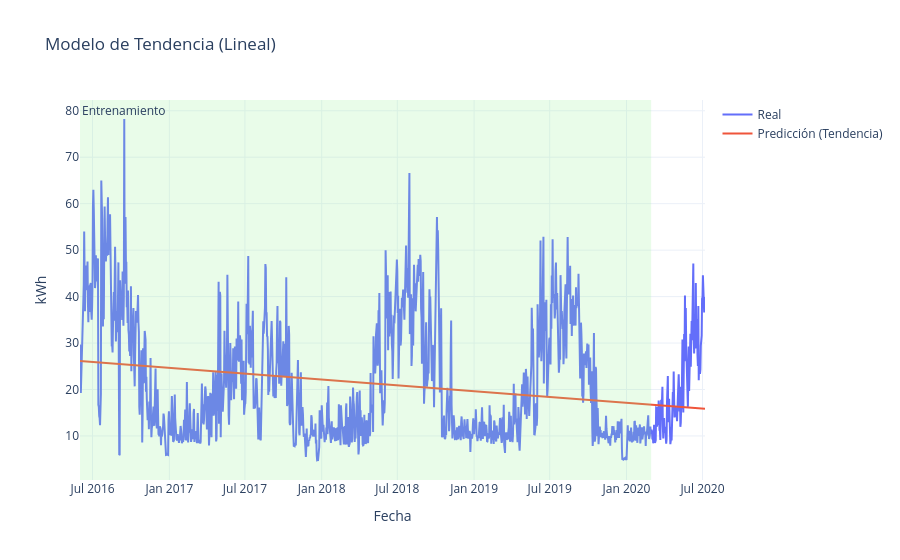
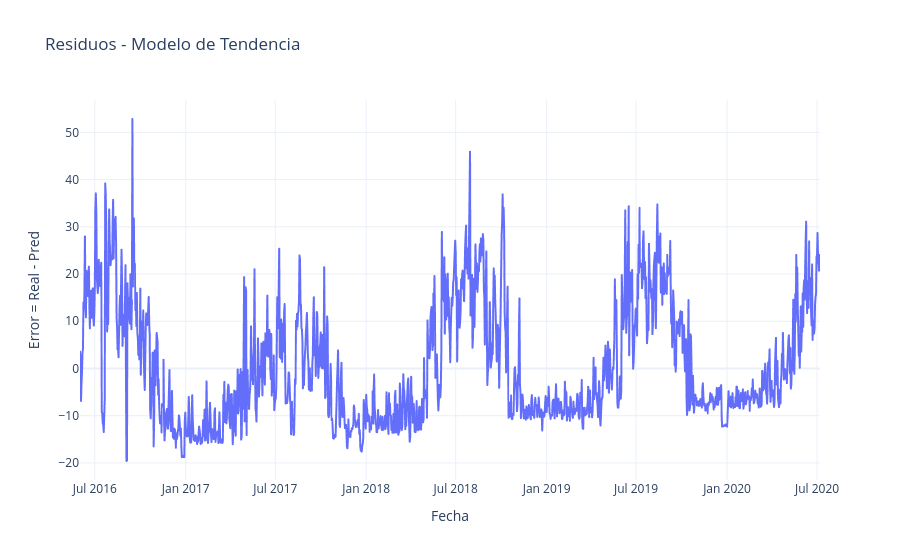

Notebook source saved alongside these figures, in order:
### Code cell
# 1) 
 
Pipeline_trend = Pipeline(steps=[
    ("time", TimeTransformer()),
    ("linreg", LinearRegression())
])

 
# 2) 
 
Pipeline_trend.fit(X_train, y_train)

yhat_train_trend = Pipeline_trend.predict(X_train)
yhat_test_trend  = Pipeline_trend.predict(X_test)

mae_train_trend = mean_absolute_error(y_train, yhat_train_trend)
mae_test_trend  = mean_absolute_error(y_test,  yhat_test_trend)
print(f"[Trend] MAE train: {mae_train_trend:,.3f} | MAE test: {mae_test_trend:,.3f}")

# Predicción en todo el intervalo (para graficar completo)
yhat_full_trend= np.concatenate([yhat_train_trend, yhat_test_trend])

fig_trend = go.Figure()
fig_trend.add_trace(go.Scatter(x=full["date"], y=full["Energy_kWh"], name="Real", mode="lines"))
fig_trend.add_trace(go.Scatter(x=full["date"], y=yhat_full_trend, name="Predicción (Tendencia)", mode="lines"))
fig_trend.add_vrect(x0=train["date"].min(), x1=train["date"].max(),
                    fillcolor="LightGreen", opacity=0.2, line_width=0,
                    annotation_text="Entrenamiento", annotation_position="top left")
fig_trend.update_layout(title="Modelo de Tendencia (Lineal)", xaxis_title="Fecha", yaxis_title="kWh",
                        template="plotly_white", hovermode="x unified")
fig_trend.show()

 
# 3) 
 
res_full_trend = full["Energy_kWh"].to_numpy() - yhat_full_trend

fig_res_trend = px.line(x=full["date"], y=res_full_trend,
                        labels={"x":"Fecha", "y":"Error = Real - Pred"},
                        title="Residuos - Modelo de Tendencia")
fig_res_trend.update_layout(template="plotly_white", hovermode="x unified")
fig_res_trend.show()

### Figure 1 — Plotly figure (JSON) as saved in the notebook; plotly's stock layout.template omitted (floating-point values rounded to 4 significant figures; data arrays with more than 128 entries replaced by an {"elided": "..."} marker saying what was removed)
{"data": [{"mode": "lines", "name": "Real", "type": "scatter", "x": {"elided": "1498 str values"}, "y": {"elided": "1498 float values"}}, {"mode": "lines", "name": "Predicción (Tendencia)", "type": "scatter", "x": {"elided": "1498 str values"}, "y": {"elided": "1498 float values"}}], "layout": {"annotations": [{"showarrow": false, "text": "Entrenamiento", "x": "2016-06-01T00:00:00", "xanchor": "left", "xref": "x", "y": 1, "yanchor": "top", "yref": "y domain"}], "hovermode": "x unified", "shapes": [{"fillcolor": "LightGreen", "line": {"width": 0}, "opacity": 0.2, "type": "rect", "x0": "2016-06-01T00:00:00", "x1": "2020-02-29T00:00:00", "xref": "x", "y0": 0, "y1": 1, "yref": "y domain"}], "title": {"text": "Modelo de Tendencia (Lineal)"}, "xaxis": {"title": {"text": "Fecha"}}, "yaxis": {"title": {"text": "kWh"}}}}

### Figure 2 — Plotly figure (JSON) as saved in the notebook; plotly's stock layout.template omitted (floating-point values rounded to 4 significant figures; data arrays with more than 128 entries replaced by an {"elided": "..."} marker saying what was removed)
{"data": [{"hovertemplate": "Fecha=%{x}<br>Error = Real - Pred=%{y}<extra></extra>", "legendgroup": "", "line": {"color": "#636efa", "dash": "solid"}, "marker": {"symbol": "circle"}, "mode": "lines", "name": "", "showlegend": false, "type": "scattergl", "x": {"elided": "1498 str values"}, "xaxis": "x", "y": {"elided": "1498 float values"}, "yaxis": "y"}], "layout": {"hovermode": "x unified", "legend": {"tracegroupgap": 0}, "title": {"text": "Residuos - Modelo de Tendencia"}, "xaxis": {"anchor": "y", "domain": [0, 1], "title": {"text": "Fecha"}}, "yaxis": {"anchor": "x", "domain": [0, 1], "title": {"text": "Error = Real - Pred"}}}}
